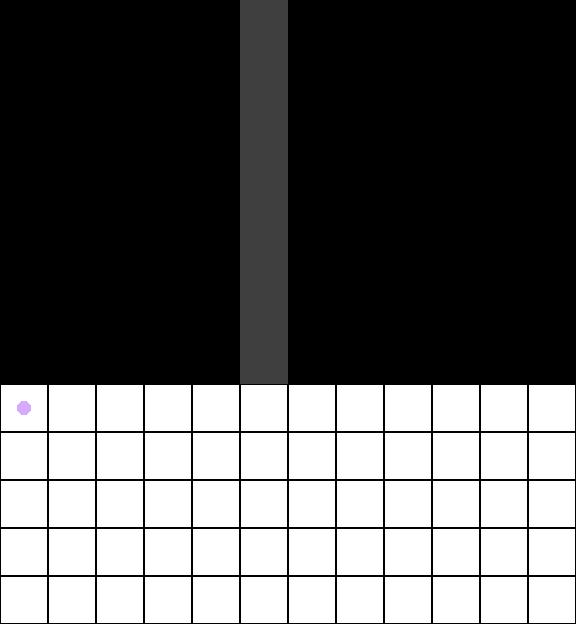

A 2D game scene composited from a Tiled map and its tileset images. What follows is a short description and the map's XML, with every tile layer's data as written:
An orthogonal 12x13 tile map with 48x48 px tiles, 4 tile layers (debug, obstacle, Obj, effect), 3 tilesets.

<map version="1.2" tiledversion="2019.12.11" orientation="orthogonal" renderorder="right-down" compressionlevel="0" width="12" height="13" tilewidth="48" tileheight="48" infinite="0" nextlayerid="5" nextobjectid="1">
 <tileset firstgid="1" source="tsx/tile.tsx" />
 <tileset firstgid="26" source="tsx/debug.tsx" />
 <tileset firstgid="51" source="tsx/obstacle.tsx" />
 <layer id="2" name="debug" width="12" height="13" opacity="0.5">
  <data encoding="csv">
0,0,0,0,0,32,0,0,0,0,0,0,
0,0,0,0,0,32,0,0,0,0,0,0,
0,0,0,0,0,32,0,0,0,0,0,0,
0,0,0,0,0,32,0,0,0,0,0,0,
0,0,0,0,0,32,0,0,0,0,0,0,
0,0,0,0,0,32,0,0,0,0,0,0,
0,0,0,0,0,32,0,0,0,0,0,0,
0,0,0,0,0,32,0,0,0,0,0,0,
0,0,0,0,0,0,0,0,0,0,0,0,
0,0,0,0,0,0,0,0,0,0,0,0,
0,0,0,0,0,0,0,0,0,0,0,0,
0,0,0,0,0,0,0,0,0,0,0,0,
0,0,0,0,0,0,0,0,0,0,0,0
</data>
 </layer>
 <layer id="3" name="obstacle" width="12" height="13" opacity="0">
  <data encoding="csv">
0,0,0,0,0,0,0,0,0,0,0,0,
0,0,0,0,0,0,0,0,0,0,0,0,
0,0,0,0,0,0,0,0,0,0,0,0,
0,0,0,0,0,0,0,0,0,0,0,0,
0,0,0,0,0,0,0,0,0,0,0,0,
0,0,0,0,0,0,0,0,0,0,0,0,
0,0,0,0,0,0,0,0,0,0,0,0,
57,0,0,0,0,52,0,0,0,0,0,0,
0,0,0,0,0,0,0,0,0,0,0,0,
0,0,0,0,0,0,0,0,0,0,0,0,
0,0,0,0,0,0,0,0,0,0,0,0,
0,0,0,0,0,0,0,0,0,0,0,0,
0,0,0,0,0,0,0,0,0,0,0,0
</data>
 </layer>
 <layer id="1" name="Obj" width="12" height="13">
  <data encoding="csv">
0,0,0,0,0,0,0,0,0,0,0,0,
0,0,0,0,0,0,0,0,0,0,0,0,
0,0,0,0,0,0,0,0,0,0,0,0,
0,0,0,0,0,0,0,0,0,0,0,0,
0,0,0,0,0,0,0,0,0,0,0,0,
0,0,0,0,0,0,0,0,0,0,0,0,
0,0,0,0,0,0,0,0,0,0,0,0,
0,0,0,0,0,0,0,0,0,0,0,0,
5,3,3,3,3,3,3,3,3,3,3,3,
3,3,3,3,3,3,3,3,3,3,3,3,
3,3,3,3,3,3,3,3,3,3,3,3,
3,3,3,3,3,3,3,3,3,3,3,3,
3,3,3,3,3,3,3,3,3,3,3,3
</data>
 </layer>
 <layer id="4" name="effect" width="12" height="13" opacity="0">
  <data encoding="csv">
0,0,0,0,0,0,0,0,0,0,0,0,
0,0,0,0,0,0,0,0,0,0,0,0,
0,0,0,0,0,0,0,0,0,0,0,0,
0,0,0,0,0,0,0,0,0,0,0,0,
0,0,0,0,0,0,0,0,0,0,0,0,
0,0,0,0,0,0,0,0,0,0,0,0,
0,0,0,0,0,0,0,0,0,0,0,0,
54,0,0,0,0,0,0,0,0,0,0,0,
0,0,0,0,0,0,0,0,0,0,0,0,
0,0,0,0,0,0,0,0,0,0,0,0,
0,0,0,0,0,0,0,0,0,0,0,0,
0,0,0,0,0,0,0,0,0,0,0,0,
0,0,0,0,0,0,0,0,0,0,0,0
</data>
 </layer>
</map>
